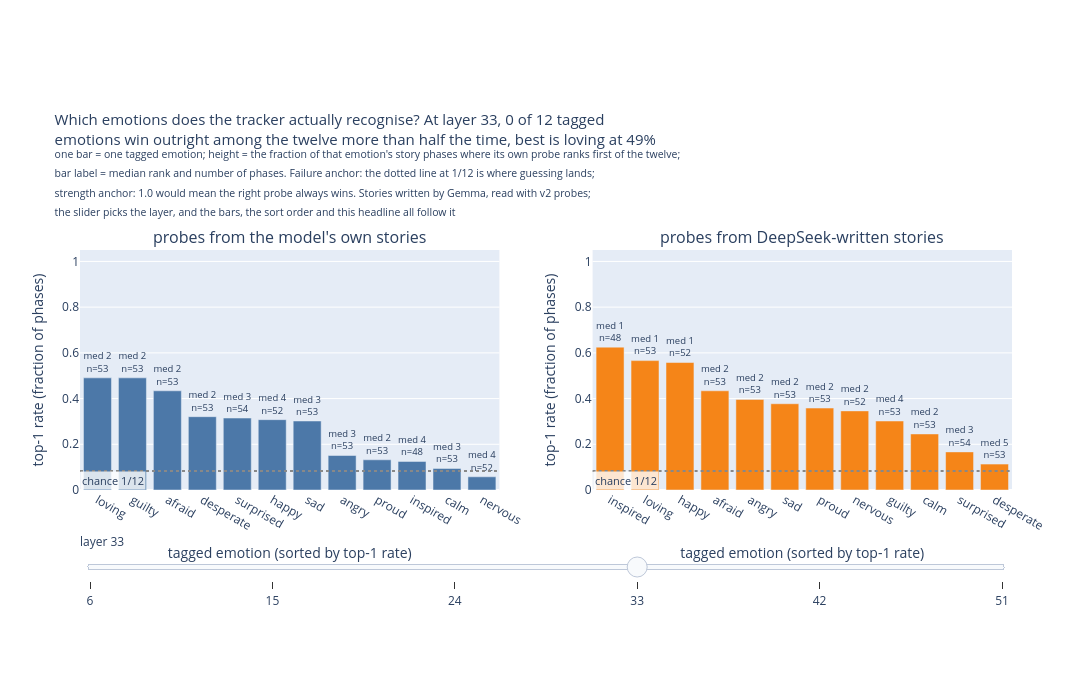

The notebook cell this image was saved under:
### Markdown cell above
## S1. Which emotions does the model track well?

**Question: is tracking quality uniform across the twelve designed emotions,
or do a few emotions carry the average?**

**Method, plainly.** We take every story phase in the primary condition
(Gemma-written stories, v2 probes). For each phase we ask what rank the tagged
emotion's mean centered cosine gets among the probes in the set. Rank 1 means
the probe for the emotion the story actually expresses scored highest. Here we
split that rank by tagged emotion, separately for the two twelve-emotion probe
sets: the same stories, read with probes built from two different story
sources. Each emotion gets its top-1 rate, meaning how often its own probe
wins outright, and its median rank.

### Code cell
# this cell computes per-emotion top-1 rate and median rank for the self-generated
# and DeepSeek probe sets on the primary arm, one bar chart per probe set, layer slider
fig, S1 = tr.s1_top1_figure(ARMS)
fig.show()

### Figure 1 — Plotly figure (JSON) as saved in the notebook; plotly's stock layout.template omitted (floating-point values rounded to 4 significant figures)
{"data": [{"marker": {"color": "#4c78a8"}, "showlegend": false, "text": ["med 1<br>n=53", "med 1<br>n=53", "med 1<br>n=48", "med 1<br>n=53", "med 1<br>n=53", "med 1<br>n=53", "med 1<br>n=53", "med 1<br>n=53", "med 2<br>n=52", "med 2<br>n=54", "med 2<br>n=52", "med 2<br>n=53"], "textposition": "outside", "type": "bar", "visible": false, "x": ["loving", "calm", "inspired", "afraid", "proud", "guilty", "angry", "desperate", "nervous", "surprised", "happy", "sad"], "xaxis": "x", "y": [0.8868, 0.7736, 0.7292, 0.6792, 0.6604, 0.6604, 0.5849, 0.5472, 0.4423, 0.3704, 0.3462, 0.3019], "yaxis": "y"}, {"marker": {"color": "#f58518"}, "showlegend": false, "text": ["med 1<br>n=48", "med 1<br>n=53", "med 1<br>n=53", "med 1<br>n=53", "med 1<br>n=53", "med 1<br>n=52", "med 1<br>n=53", "med 2<br>n=52", "med 3<br>n=53", "med 2<br>n=53", "med 3<br>n=54", "med 2<br>n=53"], "textposition": "outside", "type": "bar", "visible": false, "x": ["inspired", "loving", "angry", "afraid", "calm", "happy", "proud", "nervous", "sad", "desperate", "surprised", "guilty"], "xaxis": "x2", "y": [0.8333, 0.8302, 0.7925, 0.7736, 0.7547, 0.6154, 0.5094, 0.3654, 0.3585, 0.3019, 0.2963, 0.2642], "yaxis": "y2"}, {"marker": {"color": "#4c78a8"}, "showlegend": false, "text": ["med 1<br>n=53", "med 1<br>n=53", "med 2<br>n=53", "med 2<br>n=53", "med 2<br>n=53", "med 3<br>n=48", "med 3<br>n=52", "med 2<br>n=54", "med 4<br>n=53", "med 6<br>n=52", "med 4<br>n=53", "med 6<br>n=53"], "textposition": "outside", "type": "bar", "visible": false, "x": ["loving", "proud", "guilty", "afraid", "calm", "inspired", "nervous", "surprised", "sad", "happy", "desperate", "angry"], "xaxis": "x", "y": [0.5472, 0.5094, 0.4717, 0.4151, 0.3774, 0.3542, 0.3462, 0.3148, 0.2264, 0.1538, 0.1132, 0.09434], "yaxis": "y"}, {"marker": {"color": "#f58518"}, "showlegend": false, "text": ["med 1<br>n=53", "med 1<br>n=53", "med 2<br>n=53", "med 2<br>n=48", "med 2<br>n=53", "med 2<br>n=53", "med 4<br>n=54", "med 5<br>n=52", "med 7<br>n=53", "med 2<br>n=53", "med 4<br>n=52", "med 5<br>n=53"], "textposition": "outside", "type": "bar", "visible": false, "x": ["afraid", "guilty", "loving", "inspired", "calm", "angry", "surprised", "happy", "sad", "proud", "nervous", "desperate"], "xaxis": "x2", "y": [0.6038, 0.5094, 0.4717, 0.4583, 0.4151, 0.283, 0.2407, 0.2308, 0.2264, 0.2264, 0.1346, 0.03774], "yaxis": "y2"}, {"marker": {"color": "#4c78a8"}, "showlegend": false, "text": ["med 1<br>n=53", "med 1<br>n=53", "med 1<br>n=54", "med 1<br>n=48", "med 1<br>n=53", "med 1<br>n=53", "med 1<br>n=52", "med 1<br>n=53", "med 1<br>n=53", "med 2<br>n=53", "med 2<br>n=53", "med 2<br>n=52"], "textposition": "outside", "type": "bar", "visible": false, "x": ["loving", "afraid", "surprised", "inspired", "desperate", "calm", "happy", "sad", "proud", "angry", "guilty", "nervous"], "xaxis": "x", "y": [0.7925, 0.7547, 0.6667, 0.6667, 0.5849, 0.5849, 0.5577, 0.5472, 0.5094, 0.4717, 0.3774, 0.3462], "yaxis": "y"}, {"marker": {"color": "#f58518"}, "showlegend": false, "text": ["med 1<br>n=53", "med 1<br>n=48", "med 1<br>n=52", "med 1<br>n=53", "med 1<br>n=53", "med 1<br>n=53", "med 1<br>n=53", "med 2<br>n=53", "med 2<br>n=52", "med 2<br>n=54", "med 3<br>n=53", "med 3<br>n=53"], "textposition": "outside", "type": "bar", "visible": false, "x": ["loving", "inspired", "happy", "afraid", "angry", "calm", "proud", "guilty", "nervous", "surprised", "sad", "desperate"], "xaxis": "x2", "y": [0.7547, 0.6875, 0.6538, 0.6415, 0.6038, 0.566, 0.5283, 0.4717, 0.4231, 0.3148, 0.2642, 0.1132], "yaxis": "y2"}, {"marker": {"color": "#4c78a8"}, "showlegend": false, "text": ["med 2<br>n=53", "med 2<br>n=53", "med 2<br>n=53", "med 2<br>n=53", "med 3<br>n=54", "med 4<br>n=52", "med 3<br>n=53", "med 3<br>n=53", "med 2<br>n=53", "med 4<br>n=48", "med 3<br>n=53", "med 4<br>n=52"], "textposition": "outside", "type": "bar", "visible": true, "x": ["loving", "guilty", "afraid", "desperate", "surprised", "happy", "sad", "angry", "proud", "inspired", "calm", "nervous"], "xaxis": "x", "y": [0.4906, 0.4906, 0.434, 0.3208, 0.3148, 0.3077, 0.3019, 0.1509, 0.1321, 0.125, 0.09434, 0.05769], "yaxis": "y"}, {"marker": {"color": "#f58518"}, "showlegend": false, "text": ["med 1<br>n=48", "med 1<br>n=53", "med 1<br>n=52", "med 2<br>n=53", "med 2<br>n=53", "med 2<br>n=53", "med 2<br>n=53", "med 2<br>n=52", "med 4<br>n=53", "med 2<br>n=53", "med 3<br>n=54", "med 5<br>n=53"], "textposition": "outside", "type": "bar", "visible": true, "x": ["inspired", "loving", "happy", "afraid", "angry", "sad", "proud", "nervous", "guilty", "calm", "surprised", "desperate"], "xaxis": "x2", "y": [0.625, 0.566, 0.5577, 0.434, 0.3962, 0.3774, 0.3585, 0.3462, 0.3019, 0.2453, 0.1667, 0.1132], "yaxis": "y2"}, {"marker": {"color": "#4c78a8"}, "showlegend": false, "text": ["med 1<br>n=53", "med 1<br>n=48", "med 1<br>n=53", "med 2<br>n=53", "med 2<br>n=53", "med 2<br>n=54", "med 2<br>n=53", "med 2<br>n=52", "med 2<br>n=53", "med 2<br>n=53", "med 4<br>n=52", "med 2<br>n=53"], "textposition": "outside", "type": "bar", "visible": false, "x": ["loving", "inspired", "guilty", "desperate", "angry", "surprised", "afraid", "nervous", "calm", "sad", "happy", "proud"], "xaxis": "x", "y": [0.6981, 0.6042, 0.5094, 0.4528, 0.4528, 0.4444, 0.3962, 0.3269, 0.3019, 0.283, 0.25, 0.2075], "yaxis": "y"}, {"marker": {"color": "#f58518"}, "showlegend": false, "text": ["med 1<br>n=53", "med 1<br>n=53", "med 1<br>n=53", "med 1<br>n=53", "med 1<br>n=48", "med 2<br>n=54", "med 2<br>n=52", "med 2<br>n=52", "med 2<br>n=53", "med 4<br>n=53", "med 4<br>n=53", "med 5<br>n=53"], "textposition": "outside", "type": "bar", "visible": false, "x": ["loving", "proud", "calm", "afraid", "inspired", "surprised", "nervous", "happy", "angry", "desperate", "sad", "guilty"], "xaxis": "x2", "y": [0.6604, 0.6415, 0.6038, 0.5849, 0.5833, 0.463, 0.4615, 0.4615, 0.3208, 0.1887, 0.1698, 0.09434], "yaxis": "y2"}, {"marker": {"color": "#4c78a8"}, "showlegend": false, "text": ["med 1<br>n=53", "med 1<br>n=53", "med 1<br>n=52", "med 2<br>n=53", "med 3<br>n=48", "med 10<br>n=52", "med 3<br>n=53", "med 3<br>n=54", "med 3<br>n=53", "med 4<br>n=53", "med 4<br>n=53", "med 4<br>n=53"], "textposition": "outside", "type": "bar", "visible": false, "x": ["loving", "guilty", "nervous", "afraid", "inspired", "happy", "sad", "surprised", "calm", "proud", "angry", "desperate"], "xaxis": "x", "y": [0.6415, 0.6226, 0.5385, 0.4151, 0.2708, 0.25, 0.2075, 0.1852, 0.1698, 0.1509, 0.1509, 0.0566], "yaxis": "y"}, {"marker": {"color": "#f58518"}, "showlegend": false, "text": ["med 1<br>n=53", "med 1<br>n=53", "med 1<br>n=53", "med 2<br>n=53", "med 2<br>n=52", "med 4<br>n=48", "med 7<br>n=54", "med 4<br>n=52", "med 5<br>n=53", "med 4<br>n=53", "med 5<br>n=53", "med 5<br>n=53"], "textposition": "outside", "type": "bar", "visible": false, "x": ["afraid", "calm", "loving", "proud", "nervous", "inspired", "surprised", "happy", "desperate", "angry", "sad", "guilty"], "xaxis": "x2", "y": [0.5849, 0.5472, 0.5283, 0.4151, 0.25, 0.2292, 0.2222, 0.1923, 0.1321, 0.1321, 0.07547, 0.01887], "yaxis": "y2"}], "layout": {"annotations": [{"font": {"size": 16}, "showarrow": false, "text": "probes from the model's own stories", "x": 0.225, "xanchor": "center", "xref": "paper", "y": 1.0, "yanchor": "bottom", "yref": "paper"}, {"font": {"size": 16}, "showarrow": false, "text": "probes from DeepSeek-written stories", "x": 0.775, "xanchor": "center", "xref": "paper", "y": 1.0, "yanchor": "bottom", "yref": "paper"}, {"bgcolor": "rgba(255,255,255,0.8)", "font": {"size": 11}, "showarrow": false, "text": "chance 1/12", "x": 0, "xanchor": "left", "xref": "x domain", "y": 0.08333, "yanchor": "top", "yref": "y"}, {"bgcolor": "rgba(255,255,255,0.8)", "font": {"size": 11}, "showarrow": false, "text": "chance 1/12", "x": 0, "xanchor": "left", "xref": "x2 domain", "y": 0.08333, "yanchor": "top", "yref": "y2"}], "height": 680, "margin": {"b": 190, "t": 250}, "shapes": [{"line": {"color": "#888", "dash": "dot"}, "type": "line", "x0": 0, "x1": 1, "xref": "x domain", "y0": 0.08333, "y1": 0.08333, "yref": "y"}, {"line": {"color": "#888", "dash": "dot"}, "type": "line", "x0": 0, "x1": 1, "xref": "x2 domain", "y0": 0.08333, "y1": 0.08333, "yref": "y2"}], "sliders": [{"active": 3, "currentvalue": {"prefix": "layer "}, "pad": {"t": 40}, "steps": [{"args": [{"visible": [true, true, false, false, false, false, false, false, false, false, false, false]}, {"title.text": "Which emotions does the tracker actually recognise? At layer 6, 8 of 12 tagged<br>emotions win outright among the twelve more than half the time, best is loving at 89%<br><sup>one bar = one tagged emotion; height = the fraction of that emotion's story phases where its own probe ranks first of the twelve;</sup><br><sup>bar label = median rank and number of phases. Failure anchor: the dotted line at 1/12 is where guessing lands;</sup><br><sup>strength anchor: 1.0 would mean the right probe always wins. Stories written by Gemma, read with v2 probes;</sup><br><sup>the slider picks the layer, and the bars, the sort order and this headline all follow it</sup>"}], "label": "6", "method": "update"}, {"args": [{"visible": [false, false, true, true, false, false, false, false, false, false, false, false]}, {"title.text": "Which emotions does the tracker actually recognise? At layer 15, 2 of 12 tagged<br>emotions win outright among the twelve more than half the time, best is loving at 55%<br><sup>one bar = one tagged emotion; height = the fraction of that emotion's story phases where its own probe ranks first of the twelve;</sup><br><sup>bar label = median rank and number of phases. Failure anchor: the dotted line at 1/12 is where guessing lands;</sup><br><sup>strength anchor: 1.0 would mean the right probe always wins. Stories written by Gemma, read with v2 probes;</sup><br><sup>the slider picks the layer, and the bars, the sort order and this headline all follow it</sup>"}], "label": "15", "method": "update"}, {"args": [{"visible": [false, false, false, false, true, true, false, false, false, false, false, false]}, {"title.text": "Which emotions does the tracker actually recognise? At layer 24, 9 of 12 tagged<br>emotions win outright among the twelve more than half the time, best is loving at 79%<br><sup>one bar = one tagged emotion; height = the fraction of that emotion's story phases where its own probe ranks first of the twelve;</sup><br><sup>bar label = median rank and number of phases. Failure anchor: the dotted line at 1/12 is where guessing lands;</sup><br><sup>strength anchor: 1.0 would mean the right probe always wins. Stories written by Gemma, read with v2 probes;</sup><br><sup>the slider picks the layer, and the bars, the sort order and this headline all follow it</sup>"}], "label": "24", "method": "update"}, {"args": [{"visible": [false, false, false, false, false, false, true, true, false, false, false, false]}, {"title.text": "Which emotions does the tracker actually recognise? At layer 33, 0 of 12 tagged<br>emotions win outright among the twelve more than half the time, best is loving at 49%<br><sup>one bar = one tagged emotion; height = the fraction of that emotion's story phases where its own probe ranks first of the twelve;</sup><br><sup>bar label = median rank and number of phases. Failure anchor: the dotted line at 1/12 is where guessing lands;</sup><br><sup>strength anchor: 1.0 would mean the right probe always wins. Stories written by Gemma, read with v2 probes;</sup><br><sup>the slider picks the layer, and the bars, the sort order and this headline all follow it</sup>"}], "label": "33", "method": "update"}, {"args": [{"visible": [false, false, false, false, false, false, false, false, true, true, false, false]}, {"title.text": "Which emotions does the tracker actually recognise? At layer 42, 3 of 12 tagged<br>emotions win outright among the twelve more than half the time, best is loving at 70%<br><sup>one bar = one tagged emotion; height = the fraction of that emotion's story phases where its own probe ranks first of the twelve;</sup><br><sup>bar label = median rank and number of phases. Failure anchor: the dotted line at 1/12 is where guessing lands;</sup><br><sup>strength anchor: 1.0 would mean the right probe always wins. Stories written by Gemma, read with v2 probes;</sup><br><sup>the slider picks the layer, and the bars, the sort order and this headline all follow it</sup>"}], "label": "42", "method": "update"}, {"args": [{"visible": [false, false, false, false, false, false, false, false, false, false, true, true]}, {"title.text": "Which emotions does the tracker actually recognise? At layer 51, 3 of 12 tagged<br>emotions win outright among the twelve more than half the time, best is loving at 64%<br><sup>one bar = one tagged emotion; height = the fraction of that emotion's story phases where its own probe ranks first of the twelve;</sup><br><sup>bar label = median rank and number of phases. Failure anchor: the dotted line at 1/12 is where guessing lands;</sup><br><sup>strength anchor: 1.0 would mean the right probe always wins. Stories written by Gemma, read with v2 probes;</sup><br><sup>the slider picks the layer, and the bars, the sort order and this headline all follow it</sup>"}], "label": "51", "method": "update"}]}], "title": {"font": {"size": 15}, "text": "Which emotions does the tracker actually recognise? At layer 33, 0 of 12 tagged<br>emotions win outright among the twelve more than half the time, best is loving at 49%<br><sup>one bar = one tagged emotion; height = the fraction of that emotion's story phases where its own probe ranks first of the twelve;</sup><br><sup>bar label = median rank and number of phases. Failure anchor: the dotted line at 1/12 is where guessing lands;</sup><br><sup>strength anchor: 1.0 would mean the right probe always wins. Stories written by Gemma, read with v2 probes;</sup><br><sup>the slider picks the layer, and the bars, the sort order and this headline all follow it</sup>"}, "width": 1150, "xaxis": {"anchor": "y", "domain": [0.0, 0.45], "title": {"text": "tagged emotion (sorted by top-1 rate)"}}, "xaxis2": {"anchor": "y2", "domain": [0.55, 1.0], "title": {"text": "tagged emotion (sorted by top-1 rate)"}}, "yaxis": {"anchor": "x", "domain": [0.0, 1.0], "range": [0, 1.05], "title": {"text": "top-1 rate (fraction of phases)"}}, "yaxis2": {"anchor": "x2", "domain": [0.0, 1.0], "range": [0, 1.05], "title": {"text": "top-1 rate (fraction of phases)"}}}}
